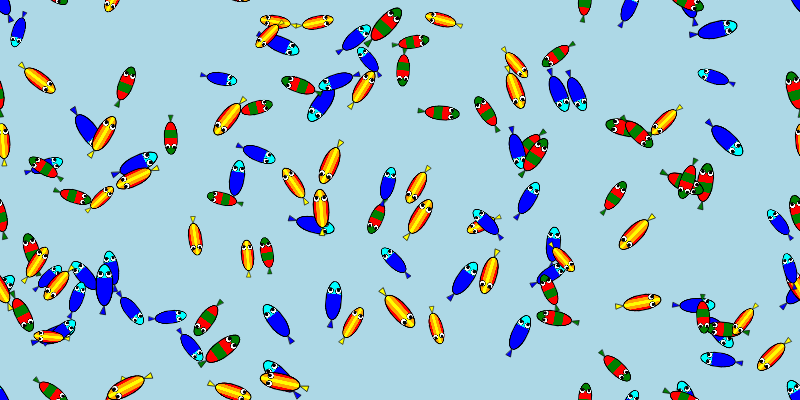
Frame 1 (no input)
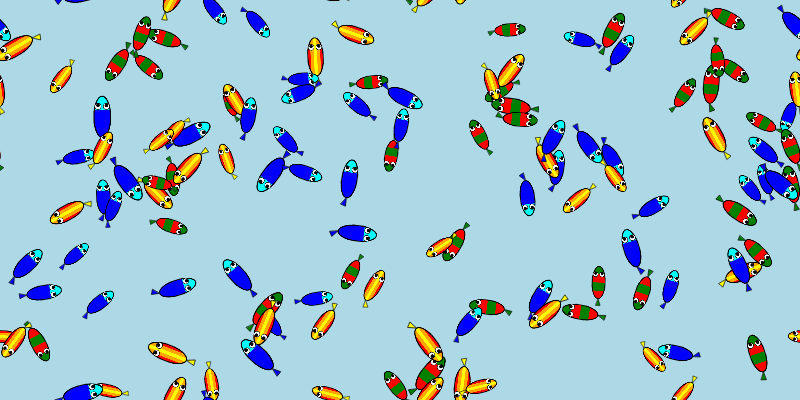
Frame 60 (no input)
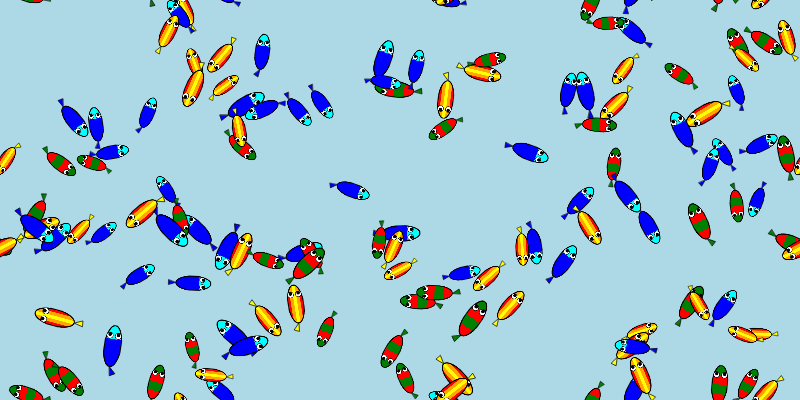
Frame 120 (the mouse pressed at the canvas centre since frame 60)

The p5.js sketch that drew these frames (run headless with seeded random() and noise() and a simulated clock; from frame 60 on, the mouse is pressed at the canvas centre):

// p5.js sketch
// ── sketch.js
let fishs = [];
const nfishs = 125;

let gfx = [];

function strip1(col1, col2, vert) {
    return genStripes(vert, col1, col1, col2, col1, col1, col2, col1, col1);
}

function strip2(col1, col2, vert) {
    return genStripes(vert, col1, col2, col1);
}

function setup() {
    createCanvas(Fish.w, Fish.h);

    gfx.push(new FishGfx(false, ["red", "green", "red", "green"], "green"));
    gfx.push(new FishGfx(true, ["red", "orange", "yellow", "orange", "red"], "yellow"));
    gfx.push(new FishGfx(false, ["blue", "blue", "cyan"], "blue"));
    smooth();
    rectMode(CENTER);
    angleMode(DEGREES);
    // Fish.addColor(strip1("red", "yellow", true));
    // Fish.addColor(strip1("green", "yellow"));
    // Fish.addColor(strip2("black", "blue", true));

    smooth();
    for (let i=0 ; i<nfishs ; ++i) { 
	fishs.push(new Fish(gfx[floor(random(gfx.length * 0.999))]));
    }
}

function draw() {
    background("#ADD8E6");
    for (let i=0 ; i<fishs.length ; ++i) {
	fishs[i].update();
    }
    for (let i=0 ; i<fishs.length ; ++i) {
	fishs[i].display();
    }
//    gfx[floor(frameCount / 100) % gfx.length].display(1.0, width/2, height/2);
}


// ── fish.js
function genStripes(vert, ...cols) {
    let d = 64
    let ret = createGraphics(d, d);
    ret.noStroke();
    for (let i=0 ; i<cols.length ; ++i) {
	ret.fill(cols[i]);
	if (vert) {
	    ret.rect(i * d / cols.length, 0, (i + 1) * d / cols.length, d);
	} else {
	    ret.rect(0, i * d / cols.length, d, (i + 1) * d / cols.length);
	}
    }
    return ret; 
}


// Function to save alpha values of a graphics object
function saveAlphaValues(graphicsObj) {
    ret = [];
    graphicsObj.loadPixels();
    for (let i = 0; i < graphicsObj.pixels.length; i += 4) {
	// Save alpha value (index + 3 in the pixels array)
	ret.push(graphicsObj.pixels[i + 3]);
    }
    return ret; 
}

// Function to restore alpha values of a graphics object
function restoreAlphaValues(graphicsObj, vals) {
    graphicsObj.loadPixels();
    let k = 0;
    for (let i = 0; i < graphicsObj.pixels.length; i += 4) {
	// Restore alpha value (index + 3 in the pixels array)
	graphicsObj.pixels[i + 3] = vals[k++];
    }
    graphicsObj.updatePixels();
}

class FishGfx {
    constructor (vert, cols, tail) {
	if (!cols.length) {
	    cols.push("black");
	}
	this.tail_color = tail;
	this.colors = cols;
	let w = 50;
	let h = 120;
	this.gfx = createGraphics (w, h);

	let gfx = this.gfx;
	gfx.fill(255);
	gfx.smooth();
	gfx.translate(gfx.width / 2, gfx.height / 2)
	gfx.strokeWeight(3.5);
	gfx.ellipse(0, 0, w - 2, h - 2);

	gfx.noStroke();
	let alpha_val = saveAlphaValues(gfx);
	gfx.blendMode(MULTIPLY);

	for (let i=0 ; i<cols.length ; ++i) {
	    gfx.fill(cols[i]);
	    if (vert) {
		gfx.rect(i * w / cols.length - w/2, -h/2, w / cols.length, h);
	    } else {
		gfx.rect(-w/2, i * h / cols.length - h/2, w, h / cols.length);
	    }
	}
	restoreAlphaValues(gfx, alpha_val);

	gfx.blendMode(BLEND);
	gfx.strokeWeight(1.5);
	gfx.stroke(0);
	gfx.fill("white");
	let d = 18
	let dx = 12
	gfx.ellipse(-dx, 30, d, d);
	gfx.ellipse(dx, 30, d, d);

	gfx.fill("black");
	d = 9
	let dy = 3
	gfx.ellipse(-dx, 30 + dy, d, d)
	gfx.ellipse(dx, 30 + dy, d, d)
    }
    display (size, x, y) {
	push();
	noStroke();
	let w = size * this.gfx.width;
	let h = size * this.gfx.height;
	image(this.gfx, x - w/2, y - h/2, w, h);
	pop();
    }
}

class Fish {
    static w = 800;
    static h = 400;
    static halfw = 400;
    static halfh = 200;
    static interact_d = 20;

    constructor(gfx, x, y, speed, size) {
	this.gfx = gfx;
	if (speed == undefined) {
	    speed = random(0.5,3);
	}
	this.speed = speed;
	this.size = size || random(0.25, 0.35);
	if (x == undefined) {
	    x = random(Fish.w);
	}
	if (y == undefined) {
	    y = random(Fish.h);
	}

	this.pos = createVector(x, y);
	this.v = createVector(random(-2, 2), random(-2, 2));
	this.v.setMag(this.speed);
	this.f = createVector(0, 0);
    }

    towardsVector(other) {
	let ret = other.pos.copy();
	ret.sub(this.pos);
	if (ret.x > Fish.halfw) {
	    ret.x -= Fish.w;
	} else if (ret.x < -Fish.halfw) {
	    ret.x += Fish.w;
	}
	if (ret.y > Fish.halfh) {
	    ret.y -= Fish.h;
	} else if (ret.y < -Fish.halfh) {
	    ret.y += Fish.h;
	}
	return ret;
    }

    update_follow() {
	let rel_pos = this.towardsVector(this.follow);
	if (rel_pos.mag () < 5) {
	    this.follow = undefined;
	    return;
	}

	let a = this.v.angleBetween(rel_pos);

	let max_rot = 2 * this.speed;
	if (a > max_rot) {
	    a = max_rot;
	}
	if (a < -max_rot) {
	    a = -max_rot;
	}
	this.v.rotate(a);
    }
    
    update_stroll() {
	let delta = 0.02 * this.speed;
	this.v.x += random(-delta, +delta);
	this.v.y += random(-delta, delta);
    }
    update() {
	if (this.follow) {
	    this.update_follow();
	} else {
	    this.update_stroll();
	}

	this.v.setMag(this.speed);

	this.pos.add(this.v);
	this.pos.x = (Fish.w + this.pos.x) % Fish.w;
	this.pos.y = (Fish.h + this.pos.y) % Fish.h;
	this.f.set(0, 0);
    }
    display() {
	strokeWeight(2);
	stroke("black")
	let i=0;
	let j=0;
	for (i=-1 ; i<=1 ; ++i) {
	    for (j=-1 ; j<=1 ; ++j) {
		let x0 = i * Fish.w + this.pos.x;
		let y0 = j * Fish.h + this.pos.y;
		if (x0 < -100 || x0 > Fish.w + 100) {
		    continue;
		}
		if (y0 < -100 || y0 > Fish.h + 100) {
		    continue;
		}
		push();
//		translate(x0 - Fish.w / 2, y0 - Fish.h / 2);
		translate(x0, y0);
		scale(this.size);
		rotate(-atan2(this.v.x, this.v.y));
		this.gfx.display(1, 0, 0);

		translate(0, -60);
		rotate(30 * sin(frameCount * 6 * this.speed));
		strokeWeight(2.0);
		fill(this.gfx.tail_color);
		triangle(8,-24,-8,-24, 0, 0);
		pop();
	    }
	}
    }
}
